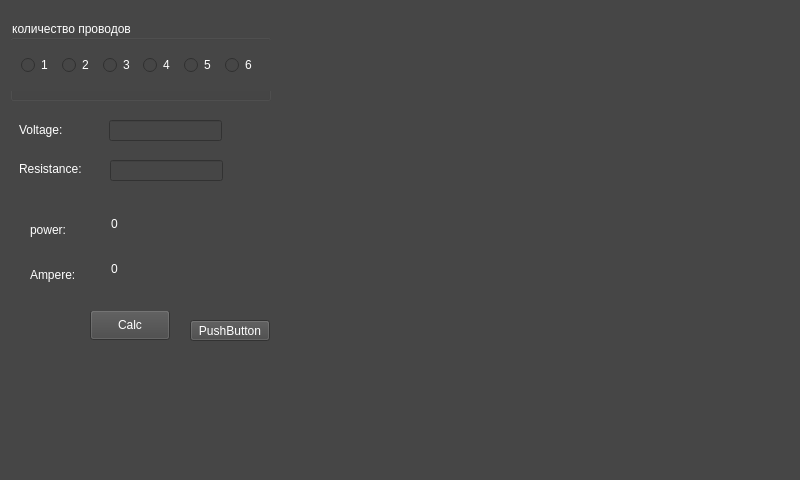
<?xml version="1.0" encoding="UTF-8"?>
<ui version="4.0">
 <class>MainWindow</class>
 <widget class="QMainWindow" name="MainWindow">
  <property name="enabled">
   <bool>true</bool>
  </property>
  <property name="geometry">
   <rect>
    <x>0</x>
    <y>0</y>
    <width>800</width>
    <height>480</height>
   </rect>
  </property>
  <property name="windowTitle">
   <string>MainWindow</string>
  </property>
  <property name="autoFillBackground">
   <bool>false</bool>
  </property>
  <property name="styleSheet">
   <string notr="true">background-color: rgb(70, 70, 70);
color: rgb(255, 255, 255);</string>
  </property>
  <widget class="QWidget" name="centralWidget">
   <widget class="QPushButton" name="pushButton">
    <property name="geometry">
     <rect>
      <x>90</x>
      <y>310</y>
      <width>80</width>
      <height>30</height>
     </rect>
    </property>
    <property name="text">
     <string>Calc</string>
    </property>
   </widget>
   <widget class="QLabel" name="label">
    <property name="geometry">
     <rect>
      <x>19</x>
      <y>115</y>
      <width>81</width>
      <height>30</height>
     </rect>
    </property>
    <property name="text">
     <string>Voltage:</string>
    </property>
   </widget>
   <widget class="QLabel" name="label_2">
    <property name="geometry">
     <rect>
      <x>19</x>
      <y>159</y>
      <width>81</width>
      <height>20</height>
     </rect>
    </property>
    <property name="text">
     <string>Resistance:</string>
    </property>
   </widget>
   <widget class="QLineEdit" name="lineEdit">
    <property name="geometry">
     <rect>
      <x>109</x>
      <y>120</y>
      <width>113</width>
      <height>21</height>
     </rect>
    </property>
   </widget>
   <widget class="QLineEdit" name="lineEdit_2">
    <property name="geometry">
     <rect>
      <x>110</x>
      <y>160</y>
      <width>113</width>
      <height>21</height>
     </rect>
    </property>
   </widget>
   <widget class="QFrame" name="frame">
    <property name="enabled">
     <bool>true</bool>
    </property>
    <property name="geometry">
     <rect>
      <x>10</x>
      <y>200</y>
      <width>271</width>
      <height>111</height>
     </rect>
    </property>
    <property name="frameShape">
     <enum>QFrame::NoFrame</enum>
    </property>
    <property name="frameShadow">
     <enum>QFrame::Plain</enum>
    </property>
    <widget class="QLabel" name="label_4">
     <property name="geometry">
      <rect>
       <x>20</x>
       <y>10</y>
       <width>60</width>
       <height>40</height>
      </rect>
     </property>
     <property name="text">
      <string>power:</string>
     </property>
    </widget>
    <widget class="QLabel" name="label_3">
     <property name="geometry">
      <rect>
       <x>20</x>
       <y>50</y>
       <width>70</width>
       <height>50</height>
      </rect>
     </property>
     <property name="text">
      <string>Ampere:</string>
     </property>
    </widget>
    <widget class="QLabel" name="label_5">
     <property name="geometry">
      <rect>
       <x>101</x>
       <y>9</y>
       <width>111</width>
       <height>30</height>
      </rect>
     </property>
     <property name="text">
      <string>0</string>
     </property>
    </widget>
    <widget class="QLabel" name="label_6">
     <property name="geometry">
      <rect>
       <x>101</x>
       <y>54</y>
       <width>101</width>
       <height>30</height>
      </rect>
     </property>
     <property name="text">
      <string>0</string>
     </property>
    </widget>
   </widget>
   <widget class="QPushButton" name="pushButton_2">
    <property name="geometry">
     <rect>
      <x>190</x>
      <y>320</y>
      <width>80</width>
      <height>21</height>
     </rect>
    </property>
    <property name="text">
     <string>PushButton</string>
    </property>
   </widget>
   <widget class="QGroupBox" name="groupBox">
    <property name="geometry">
     <rect>
      <x>10</x>
      <y>20</y>
      <width>261</width>
      <height>81</height>
     </rect>
    </property>
    <property name="title">
     <string>количество проводов</string>
    </property>
    <widget class="QWidget" name="horizontalLayoutWidget">
     <property name="geometry">
      <rect>
       <x>0</x>
       <y>20</y>
       <width>261</width>
       <height>51</height>
      </rect>
     </property>
     <layout class="QHBoxLayout" name="horizontalLayout">
      <item>
       <widget class="QRadioButton" name="radioButton_2">
        <property name="text">
         <string>1</string>
        </property>
       </widget>
      </item>
      <item>
       <widget class="QRadioButton" name="radioButton">
        <property name="text">
         <string>2</string>
        </property>
       </widget>
      </item>
      <item>
       <widget class="QRadioButton" name="radioButton_3">
        <property name="text">
         <string>3</string>
        </property>
       </widget>
      </item>
      <item>
       <widget class="QRadioButton" name="radioButton_4">
        <property name="text">
         <string>4</string>
        </property>
       </widget>
      </item>
      <item>
       <widget class="QRadioButton" name="radioButton_5">
        <property name="text">
         <string>5</string>
        </property>
       </widget>
      </item>
      <item>
       <widget class="QRadioButton" name="radioButton_6">
        <property name="text">
         <string>6</string>
        </property>
       </widget>
      </item>
     </layout>
    </widget>
   </widget>
  </widget>
 </widget>
 <layoutdefault spacing="6" margin="11"/>
 <resources/>
 <connections/>
</ui>
